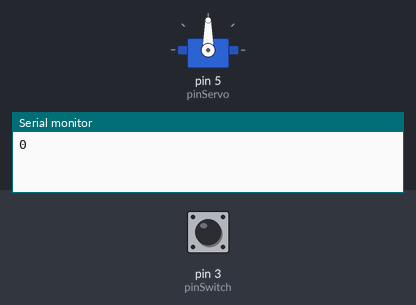
A sketch run on a simulated Arduino Uno, built with avr-gcc and run on an emulated ATmega328P. Shown: servo, the last lines printed to the serial monitor. The test bench sets the inputs (shaded band); at power-on: pin 3 (pinSwitch) LOW.

Above: at 0.1 s.
At 2.1 s:
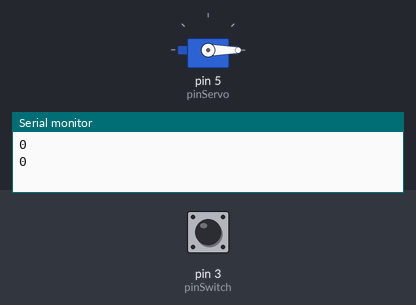
Timing chart, 0 to 3.6 s (numbered marks = the images above):
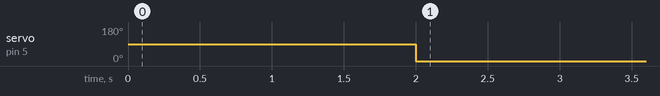

The sketch:

ej3.ino
```cpp
#define pinServo 5
#define pinSwitch 3
#include <Servo.h>
Servo servo;

void setup() {
   Serial.begin(9600);
   servo.attach(pinServo);
   attachInterrupt(digitalPinToInterrupt(pinSwitch), moverServo, RISING);
}

void loop(){
  Serial.println(digitalRead(pinSwitch));
  delay(2000);
  servo.write(0);
}

void moverServo() { servo.write(90); }
```

Measured:
- by itself, servo on pin 5 (pinServo): 90° → 0° at 2.0 s
